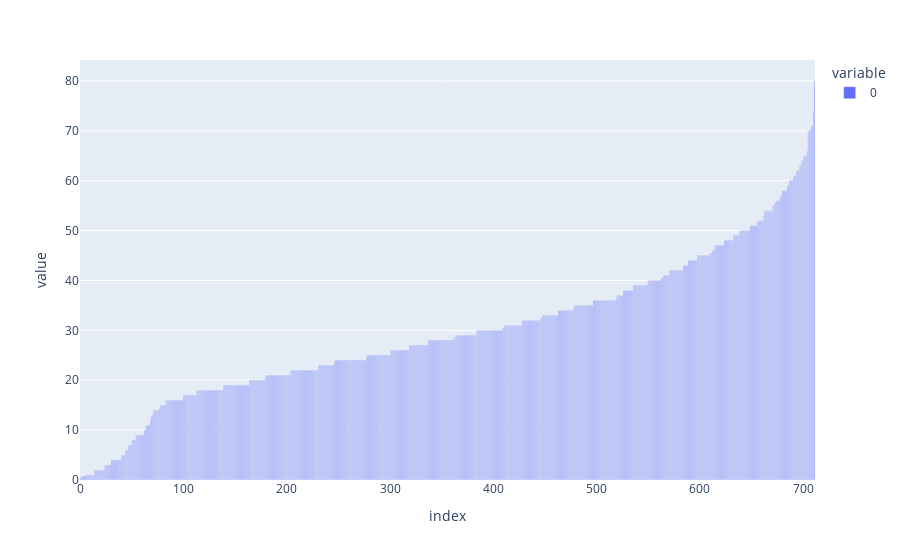

The cell this chart's notebook holds for it:
### Code cell
ages = sorted(list(train['Age']))
fig2 = px.bar(ages)
fig2.show()

### Figure 1 — Plotly figure (JSON) as saved in the notebook; plotly's stock layout.template omitted (floating-point values rounded to 4 significant figures; data arrays with more than 128 entries replaced by an {"elided": "..."} marker saying what was removed)
{"data": [{"alignmentgroup": "True", "hovertemplate": "variable=0<br>index=%{x}<br>value=%{y}<extra></extra>", "legendgroup": "0", "marker": {"color": "#636efa"}, "name": "0", "offsetgroup": "0", "orientation": "v", "showlegend": true, "textposition": "auto", "type": "bar", "x": {"elided": "712 int values"}, "xaxis": "x", "y": {"elided": "712 float values"}, "yaxis": "y"}], "layout": {"barmode": "relative", "legend": {"title": {"text": "variable"}, "tracegroupgap": 0}, "margin": {"t": 60}, "xaxis": {"anchor": "y", "domain": [0, 1], "title": {"text": "index"}}, "yaxis": {"anchor": "x", "domain": [0, 1], "title": {"text": "value"}}}}
